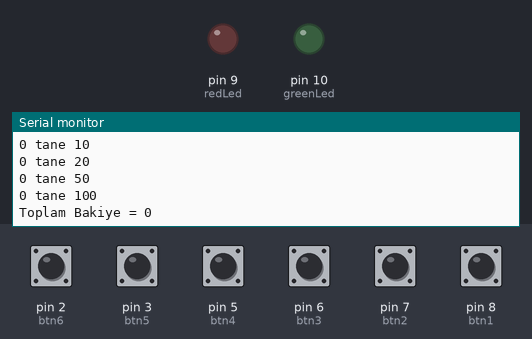
This sketch was run on a simulated Arduino Uno, built for the host (arithmetic inside an expression is 32-bit, double 64-bit). On the bench: output pins drawn as LEDs (lit = HIGH), the last lines printed to the serial monitor. The test bench sets the inputs (shaded band); at power-on: pin 2 (btn6), pin 3 (btn5), pin 5 (btn4), pin 6 (btn3), pin 7 (btn2), pin 8 (btn1) LOW. Storage starts empty; random numbers use the default seed unless the sketch sets one.

Above: at 1.3 s.
1.4 s: pin 2 (btn6) pulled HIGH for 0.15 s
At 2.1 s:
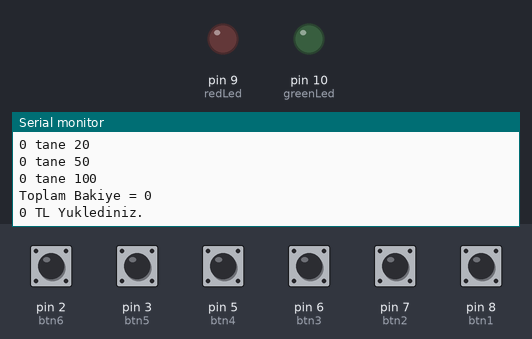
3.0 s: pin 3 (btn5) pulled HIGH for 0.15 s
At 4.3 s:
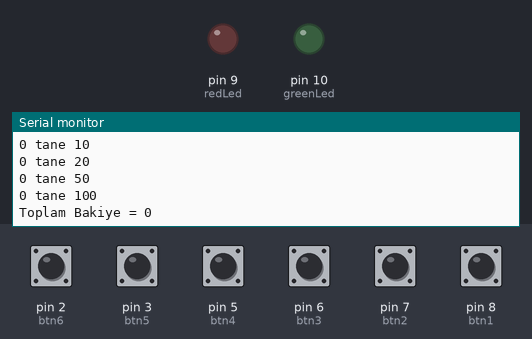
4.6 s: pin 5 (btn4) pulled HIGH for 0.15 s
At 5.7 s:
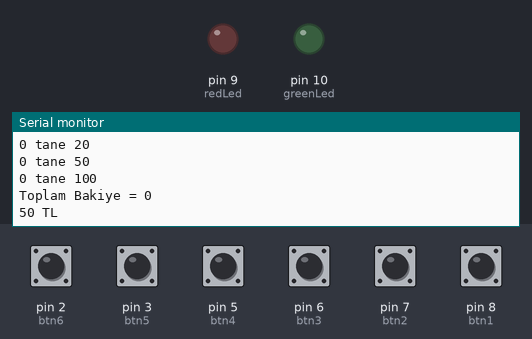
6.2 s: pin 2 (btn6) pulled HIGH for 1 s
At 7.7 s:
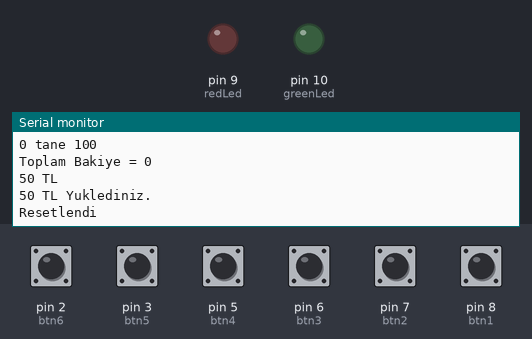
8.7 s: pin 6 (btn3) pulled HIGH for 0.15 s
At 9.9 s:
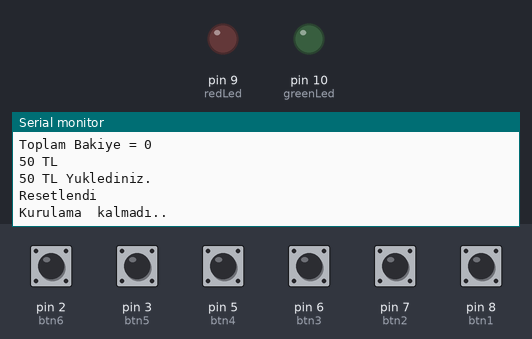
10.3 s: pin 7 (btn2) pulled HIGH for 0.15 s
At 11.3 s:
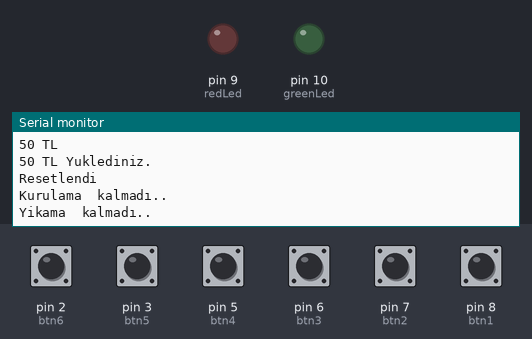
Timing chart, 0 to 12.9 s (numbered marks = the images above; inputs shaded):
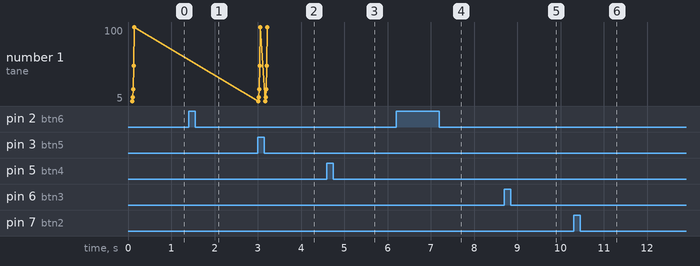

The sketch:

sketch_apr04b.ino
```cpp
#include <stdio.h>
#include <stdlib.h>
#include <SPI.h>
#include <SD.h>

//Read from file
File myFile;
int count = 0;
int paralar[5];
int islemUcret[4];
int islemKalan[4];
char islemler[4][10];
int paraBirimler[5];
int islemSayac[4];
int yuklenenBanknotSayisi[5];
int verilenBanknotSayisi[5];
int toplamBakiye = 0;
int kalanBakiye = 0;
int kullaniciBakiye = 0;
bool islemYuklemeMi = true;

//In Term
int btn1 = 8;
int btn2 = 7;
int btn3 = 6;
int btn4 = 5;
int btn5 = 3;
int btn6 = 2;
int greenLed = 10;
int redLed = 9;

void parseMoney(String line) {
  int j = 0;
  for (int i = 0; i < line.length(); i++) {
    if (i == line.length() - 1) {
      j++;
      paralar[j] = paralar[j] + (line.charAt(i) - '0');
      break;
    }
    if (line.charAt(i) == ',') j++;
    else {
      paralar[j] = paralar[j] * 10;
      if ((line.charAt(i) < '0') || (line.charAt(i) > '9')) {
        paralar[j] = 0;
      }
      else {
        paralar[j] = paralar[j] + (line.charAt(i) - '0');
      }
    }
  }
}

void parseProcess(String line, int sira) {
  int j = 0, k = 0, ucret = 0, kalan = 0, cikarma = 1;
  char islem[15];

  if (sira == 3) cikarma = 0;

  for (int i = 0; i < line.length() - cikarma; i++) {
    if (line.charAt(i) == ',') {
      j++;
    } else {
      if (j == 1) {
        islem[k] = line.charAt(i);
        k++;
      } else if (j == 2) {
        kalan = kalan * 10;
        kalan = kalan + (line.charAt(i) - '0');
      } else if (j == 3) {
        ucret = ucret * 10;
        ucret = ucret + (line.charAt(i) - '0');
      }
    }
  }
  islemUcret[sira] = ucret;
  islemKalan[sira] = kalan;
  strcpy(islemler[sira], islem);
}

void readAndParse() {
  int sira = 0;
  Serial.begin(9600);
  while (!Serial) {
    ;
  }

  Serial.print("Initializing SD card...");

  if (!SD.begin(4)) {
    Serial.println("initialization failed!");
    while (1);
  }
  Serial.println("initialization done.");

  myFile = SD.open("link.txt");

  if (myFile) {
    while (myFile.available()) {
      String line = myFile.readStringUntil('\n');
      if (count == 0) {
        parseMoney(line);
      } else {
        parseProcess(line, sira);
        sira++;
      }
      count++;
    }
  } else {
    Serial.println("error opening test.txt");
  }
  myFile.close();
}

void islemlerGuncelle() {
  strcpy(islemler[0], "Kopukleme");
  strcpy(islemler[1], "Yikama");
  strcpy(islemler[2], "Kurulama");
  strcpy(islemler[3], "Cilalama");
}

void birimleriAktar() {
  paraBirimler[0] = 5;
  paraBirimler[1] = 10;
  paraBirimler[2] = 20;
  paraBirimler[3] = 50;
  paraBirimler[4] = 100;
}

void bakiyeGuncelle() {
  toplamBakiye = 0;
  for (int i = 0; i < 5; i++) {
    toplamBakiye += paralar[i] * paraBirimler[i];
  }
}

void setup() {
  readAndParse();
  elemanlariBagla();
  birimleriAktar();
  bakiyeGuncelle();
  islemlerGuncelle();
  printInfos();
}

void elemanlariBagla() {
  pinMode(btn1, INPUT);
  pinMode(btn2, INPUT);
  pinMode(btn3, INPUT);
  pinMode(btn4, INPUT);
  pinMode(btn5, INPUT);
  pinMode(btn6, INPUT);
  pinMode(redLed, OUTPUT);
  pinMode(greenLed, OUTPUT);
}

void printInfos() {
  Serial.println("Kasa Bilgileri");
  for (int i = 0; i < 4; i++) {
    Serial.print(islemler[i]);
    Serial.print("    ");
    Serial.print(islemKalan[i]);
    Serial.print("  ");
    Serial.print(islemUcret[i]);
    Serial.println();
  }
  for (int i = 0; i < 5; i++) {
    Serial.print(paralar[i]);
    Serial.print(" tane ");
    Serial.println(paraBirimler[i]);
  }

  Serial.print("Toplam Bakiye = ");
  Serial.println(toplamBakiye);
  Serial.println();
  Serial.println();
  Serial.println();
}

void loop() {

  int randomNumber = random(1, 5);

  bakiyeGuncelle();
  int b1 = digitalRead(btn1);
  int b2 = digitalRead(btn2);
  int b3 = digitalRead(btn3);
  int b4 = digitalRead(btn4);
  int b5 = digitalRead(btn5);
  int b6 = digitalRead(btn6);

  //Para Yükleme Durumu

  if (islemYuklemeMi) {
    if (b1 == HIGH) {
      Serial.println("5 TL");
      paralar[0]++;
      yuklenenBanknotSayisi[0]++;
      kullaniciBakiye += 5;
      delay(500);
    }
    if (b2 == HIGH) {
      Serial.println("10 TL");
      paralar[1]++;
      yuklenenBanknotSayisi[1]++;
      kullaniciBakiye += 10;
      delay(500);
    }
    if (b3 == HIGH) {
      Serial.println("20 TL");
      paralar[2]++;
      yuklenenBanknotSayisi[2]++;
      kullaniciBakiye += 20;
      delay(500);
    }
    if (b4 == HIGH) {
      Serial.println("50 TL");
      paralar[3]++;
      yuklenenBanknotSayisi[3]++;
      kullaniciBakiye += 50;
      delay(500);
    }
    if (b5 == HIGH) {
      Serial.println("100 TL");
      paralar[4]++;
      yuklenenBanknotSayisi[4]++;
      kullaniciBakiye += 100;
      delay(500);
    }
    if (b6 == HIGH) {
      islemYuklemeMi = false;
      Serial.print(kullaniciBakiye);
      Serial.println(" TL Yuklediniz.");
      Serial.println();
      Serial.println();
      delay(500);
    }
  }

  //İşlem Seçme Durumu
  //para sıkışma

  else {
    if (b1 == HIGH) {
      if (islemKalan[0] >= 1) {
        islemKalan[0]--;
        islemSayac[0]++;
        Serial.println("Kopukleme");
      } else {
        Serial.print(islemler[0]);
        Serial.println("  kalmadı..");
      }
      delay(500);
    }
    if (b2 == HIGH) {
      if (islemKalan[1] >= 1) {
        islemKalan[1]--;
        islemSayac[1]++;
        Serial.println("Yikama");
      } else {
        Serial.print(islemler[1]);
        Serial.println("  kalmadı..");
      }
      delay(500);
    }
    if (b3 == HIGH) {
      if (islemKalan[2] >= 1) {
        islemKalan[2]--;
        islemSayac[2]++;
        Serial.println("Kurulama");
      } else {
        Serial.print(islemler[2]);
        Serial.println("  kalmadı..");
      }
      delay(500);
    }
    if (b4 == HIGH) {
      if (islemKalan[3] >= 1) {
        islemKalan[3]--;
        islemSayac[3]++;
        Serial.println("Cilalama");
      } else {
        Serial.print(islemler[3]);
        Serial.println("  kalmadı..");
      }
      delay(500);
    }
    if (b5 == HIGH) {

      if (randomNumber == 2) {
        Serial.println();
        Serial.println("Para Sikisti...");
        Serial.println("Para iade edildi");
        Serial.println("Basa Donuldu");
        Serial.println();
        Serial.println();
        Serial.println();
        kirmiziYak();
        basaDon();
      }
      else {
        int secimBakiye = 0;

        for (int i = 0; i < 4; i++) {
          secimBakiye += islemUcret[i] * islemSayac[i];
        }

        Serial.print("Toplam Tutar = ");
        Serial.println(secimBakiye);

        if (secimBakiye <= kullaniciBakiye) {
          Serial.println("islem basariyla gerceklesti.");
          kalanBakiye = kullaniciBakiye - secimBakiye;
          kullaniciBakiye = kalanBakiye;
          Serial.print("Kalan Bakiye = ");
          Serial.println(kalanBakiye);
          paraUstuVer(kalanBakiye);
          bakiyeGuncelle();
          printInfos();
        } else {
          Serial.println("Bakiye Yetersiz...");
          Serial.println("Basa Donuluyor");
        }
        delay(500);
        islemYuklemeMi = true;
        basaDon();
         Serial.println();
    Serial.println();
      }


    }
   if (b6 == HIGH) {
        degerSifirla();
        Serial.println();
        Serial.println("Resetlendi");
        Serial.println();
        delay(500);
      }
  }
  bakiyeGuncelle();
  dosyaYaz();
}

void degerSifirla() {
  for (int i = 0; i < 4; i++) {
    islemKalan[i] += islemSayac[i];
    islemSayac[i] = 0;
  }
}

void paraUstuVer(int paraUstu) {
  int verilen = 0, temp = paraUstu;

  if (paraUstu > toplamBakiye) {
    Serial.println("Kasadaki Bakiye Yetersiz...");
    return;
  }
  Serial.println();
  Serial.println("Para Ustu");
  for (int i = 4; i >= 0; i--) {
    int banknotSayisi = paraUstu / paraBirimler[i];
    if (paralar[i] <= banknotSayisi) {
      verilenBanknotSayisi[i] = paralar[i];
      paraUstu = paraUstu - (paralar[i] * paraBirimler[i]);
      paralar[i] = 0;
      verilen += paralar[i] * paraBirimler[i];
    } else if (paralar[i] >= banknotSayisi) {
      paralar[i] -= banknotSayisi;
      paraUstu = paraUstu - (banknotSayisi * paraBirimler[i]);
      verilen += banknotSayisi * paraBirimler[i];
      verilenBanknotSayisi[i] = banknotSayisi;
    }
  }

  if (verilen != temp) {
    Serial.println("Kasadaki Bakiye Yetersiz");
  } else {
    for (int i = 0; i < 5; i++) {
      Serial.print(verilenBanknotSayisi[i]);
      Serial.print(" tane ");
      Serial.println(paraBirimler[i]);
    }
  }
  Serial.println();
  Serial.println();
  Serial.println();
}

void kirmiziYak(){
  digitalWrite(redLed,HIGH);
  digitalWrite(greenLed,LOW);
  delay(1000);
  digitalWrite(redLed,LOW);
  digitalWrite(greenLed,HIGH);
}

void basaDon() {
  for (int i = 0; i < 5; i++) {
    paralar[i] -= yuklenenBanknotSayisi[i];
    yuklenenBanknotSayisi[i] = 0;
    verilenBanknotSayisi[i] = 0;
  }
  for (int i = 0; i < 4; i++) {
    islemKalan[i] += islemSayac[i];
    islemSayac[i] = 0;
  }
  kullaniciBakiye = 0;
  kalanBakiye = 0;
  islemYuklemeMi = true;
}

void dosyaYaz(){
  myFile = SD.open("link.txt",FILE_WRITE);

  if(myFile){
    for(int i=0;i<5;i++){
      myFile.print(paralar[i]);
      if(i!=4){
        myFile.print(",");
      }
    }
    myFile.println();
    for(int i=0;i<4;i++){
      myFile.print(i+1);
      myFile.print(",");
      myFile.print(islemler[i]);
      myFile.print(",");
      myFile.print(islemKalan[i]);
      myFile.print(",");
      myFile.println(islemUcret[i]);
    }
  }
}
```

Measured:
- after the input at 1.4 s, the serial monitor: prints a new line at once (image 1)
- after the input at 3.0 s, the serial monitor: prints a new line at once (image 2)
- after the input at 4.6 s, the serial monitor: prints a new line at once (image 3)
- after the input at 6.2 s, the serial monitor: prints a new line at once (image 4)
- after the input at 8.7 s, the serial monitor: prints a new line at once (image 5)
- after the input at 10.3 s, the serial monitor: prints a new line at once (image 6)
